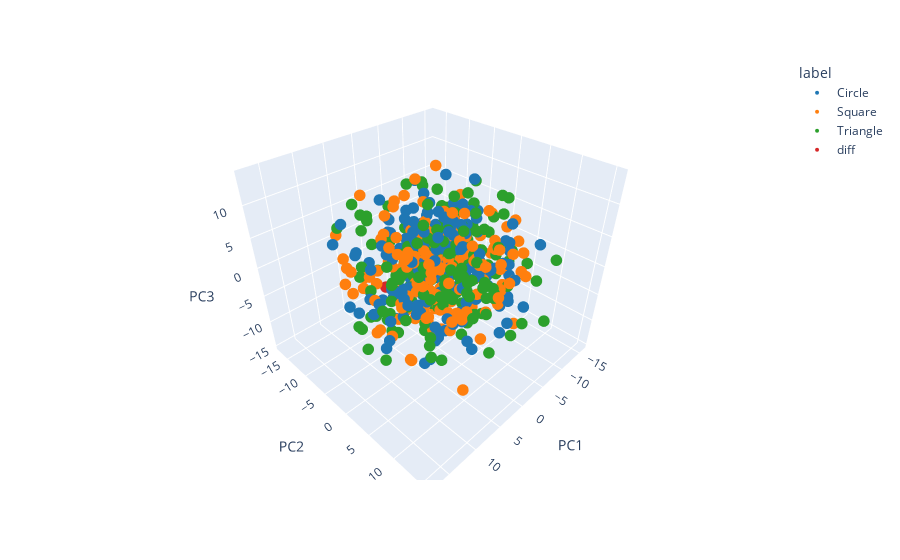

The cell this chart's notebook holds for it:
### Code cell
latent_vectors = np.append(latent_vectors, [latent_vector], axis=0)
df_sample.loc[len(df_sample.index)] = {"image": diff_image_path, "label": "diff", "mean": mean, "std": std}

# Reduce to 3 dimensions
pca = PCA(n_components=3)
reduced_data = pca.fit_transform(latent_vectors)

# create new df
df_pca = pd.DataFrame(reduced_data, columns=["PC1", "PC2", "PC3"])
# place label at first column
df_pca["label"] = df_sample["label"].values

plot_interactive_latent_space(df_pca)

### Figure 1 — Plotly figure (JSON) as saved in the notebook; plotly's stock layout.template omitted (floating-point values rounded to 4 significant figures; data arrays with more than 128 entries replaced by an {"elided": "..."} marker saying what was removed)
{"data": [{"hovertemplate": "label=Circle<br>PC1=%{x}<br>PC2=%{y}<br>PC3=%{z}<extra></extra>", "legendgroup": "Circle", "marker": {"color": "#1F77B4", "size": 4, "symbol": "circle"}, "mode": "markers", "name": "Circle", "scene": "scene", "showlegend": true, "type": "scatter3d", "x": {"elided": "200 float values"}, "y": {"elided": "200 float values"}, "z": {"elided": "200 float values"}}, {"hovertemplate": "label=Square<br>PC1=%{x}<br>PC2=%{y}<br>PC3=%{z}<extra></extra>", "legendgroup": "Square", "marker": {"color": "#FF7F0E", "size": 4, "symbol": "circle"}, "mode": "markers", "name": "Square", "scene": "scene", "showlegend": true, "type": "scatter3d", "x": {"elided": "200 float values"}, "y": {"elided": "200 float values"}, "z": {"elided": "200 float values"}}, {"hovertemplate": "label=Triangle<br>PC1=%{x}<br>PC2=%{y}<br>PC3=%{z}<extra></extra>", "legendgroup": "Triangle", "marker": {"color": "#2CA02C", "size": 4, "symbol": "circle"}, "mode": "markers", "name": "Triangle", "scene": "scene", "showlegend": true, "type": "scatter3d", "x": {"elided": "200 float values"}, "y": {"elided": "200 float values"}, "z": {"elided": "200 float values"}}, {"hovertemplate": "label=diff<br>PC1=%{x}<br>PC2=%{y}<br>PC3=%{z}<extra></extra>", "legendgroup": "diff", "marker": {"color": "#D62728", "size": 4, "symbol": "circle"}, "mode": "markers", "name": "diff", "scene": "scene", "showlegend": true, "type": "scatter3d", "x": [3.377], "y": [-8.227], "z": [-6.041]}], "layout": {"legend": {"title": {"text": "label"}, "tracegroupgap": 0}, "margin": {"t": 60}, "scene": {"domain": {"x": [0, 1], "y": [0, 1]}, "xaxis": {"title": {"text": "PC1"}}, "yaxis": {"title": {"text": "PC2"}}, "zaxis": {"title": {"text": "PC3"}}}}}
